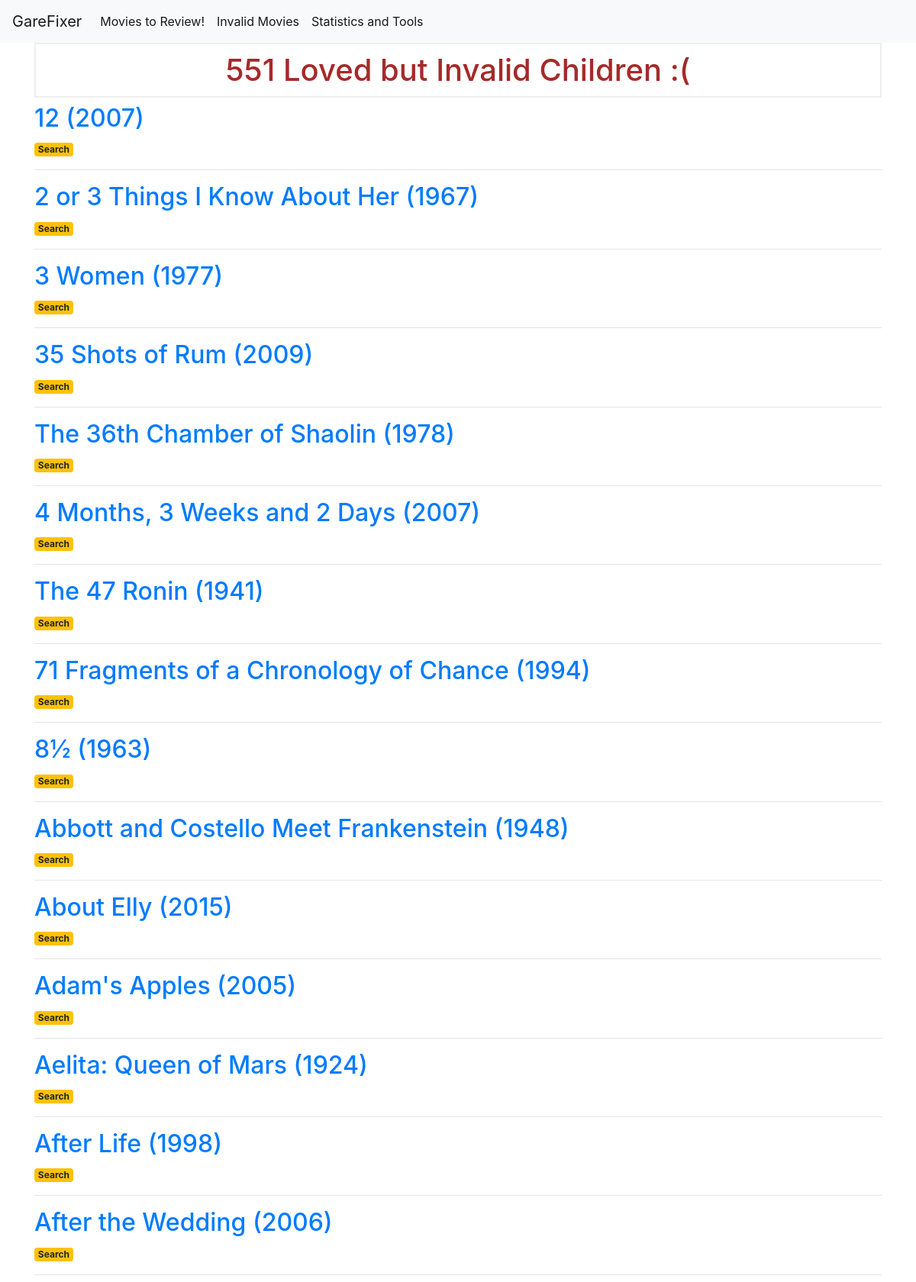
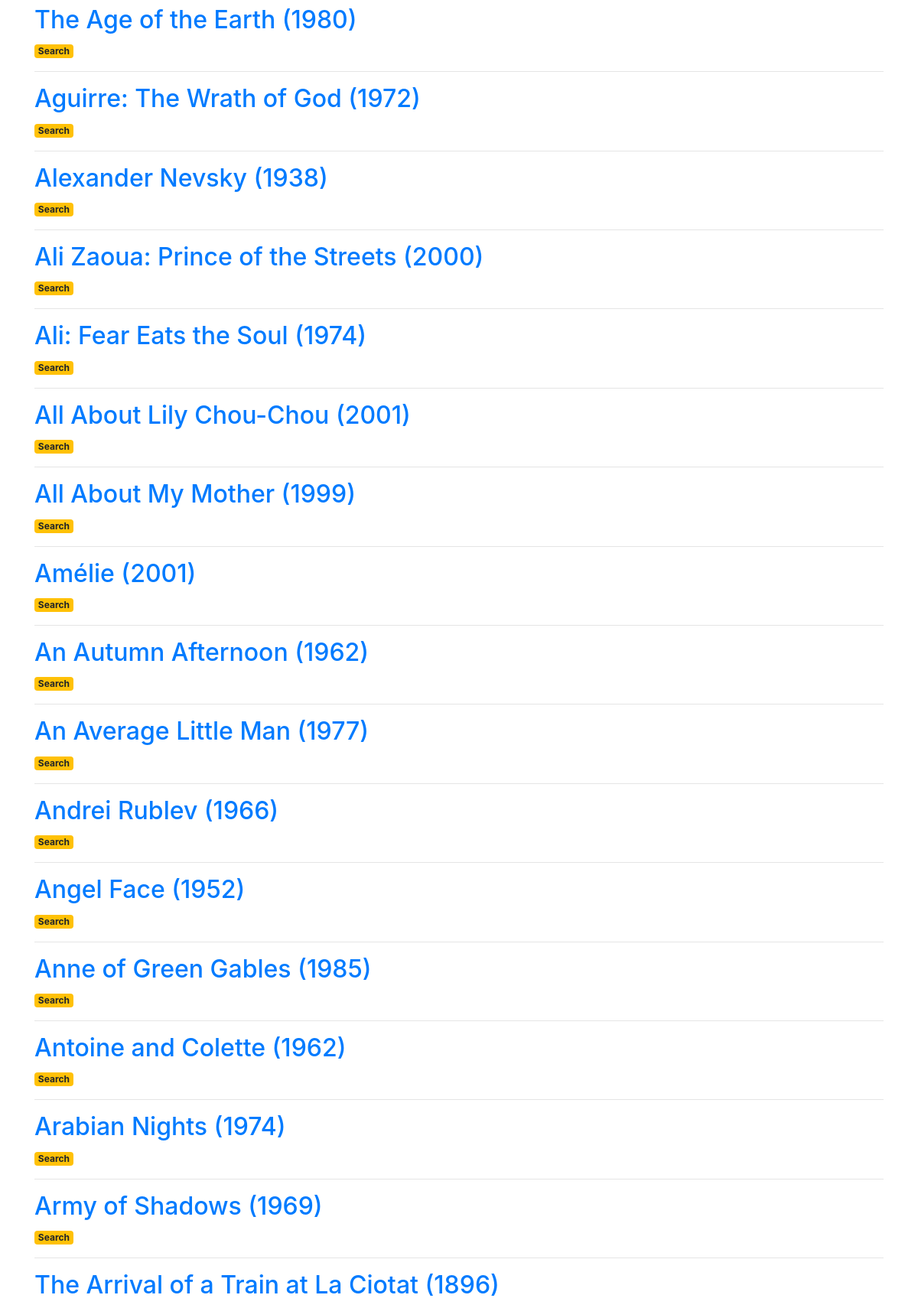
The app's page /invalid (upper part) with its own data (2 pictures, top to bottom).
### tables this page shows
CREATE TABLE Movies (
            id INTEGER PRIMARY KEY,
            title TEXT NOT NULL,
            year INTEGER,
            imdb_id TEXT,
            tmdb_id TEXT,
            UNIQUE(title, year)
        );

### movieapp.py (the view)
@app.route('/invalid')
def invalid():
    return render_template('invalid.html', invalid_movies=get_invalid_movies())

### BackendCaller.py (called while the page is built)
def safe(func):
    def db_call(*args, **kwargs):
        db = mdb.MoviesDB()
        thing = func(db, *args, **kwargs)
        db.close()
        if thing is None:
            raise Exception("DB function returned None")
        return thing
    return db_call

def make_query(sql_string):
    def query_wrapper(db, *args):
        return db.query(sql_string, *args)
    return query_wrapper

### MoviesDB.py (called while the page is built)
    def __del__(self):
        if self.conn is not None:
            self.conn.close()

    def close(self):
        if self.conn is not None:
            self.conn.close()
            self.conn = None

    def query(self, sql_string, *args):
        if self.conn is None:
            return
        self.conn.row_factory = sqlite3.Row
        cur = self.conn.cursor()
        cur.execute(sql_string, args)
        return cur.fetchall()

### templates/invalid.html
{% extends 'base.html' %}
{% block content %}
    <h1>{% block title %} {{invalid_movies|length()}}  Loved but Invalid Children :(  {% endblock %}</h1>
    {% for movie in invalid_movies %}
        <a href="{{ url_for('movie', movie_id=movie['id']) }}">
            <h2>{{ movie.title }} ({{ movie.year }}) </h2>
        </a>
        <a href="{{ url_for('search', movie_id=movie['id']) }}">
            <span class="badge badge-warning">Search</span>
        </a>
        <hr>
        {% endfor %}
{% endblock %}

### static/css/style.css (style rules this page uses)
h1 { border: 2px #eee solid; color: brown; text-align: center; padding: 10px; }

### records on screen
Movies: title "12", year "2007"
Movies: title "2 or 3 Things I Know About Her", year "1967"
Movies: title "3 Women", year "1977"
Movies: title "35 Shots of Rum", year "2009"
Movies: title "The 36th Chamber of Shaolin", year "1978"
Movies: title "4 Months, 3 Weeks and 2 Days", year "2007"
Movies: title "The 47 Ronin", year "1941"
Movies: title "71 Fragments of a Chronology of Chance", year "1994"
Movies: title "8½", year "1963"
Movies: title "Abbott and Costello Meet Frankenstein", year "1948"
Movies: title "About Elly", year "2015"
Movies: title "Adam's Apples", year "2005"
Movies: title "Aelita: Queen of Mars", year "1924"
Movies: title "After Life", year "1998"
Movies: title "After the Wedding", year "2006"
Movies: title "The Age of the Earth", year "1980"
Movies: title "Aguirre: The Wrath of God", year "1972"
Movies: title "Alexander Nevsky", year "1938"
Movies: title "Ali Zaoua: Prince of the Streets", year "2000"
Movies: title "Ali: Fear Eats the Soul", year "1974"
Movies: title "All About Lily Chou-Chou", year "2001"
Movies: title "All About My Mother", year "1999"
Movies: title "Amélie", year "2001"
Movies: title "An Autumn Afternoon", year "1962"
Movies: title "An Average Little Man", year "1977"
Movies: title "Andrei Rublev", year "1966"
Movies: title "Angel Face", year "1952"
Movies: title "Anne of Green Gables", year "1985"
Movies: title "Antoine and Colette", year "1962"
Movies: title "Arabian Nights", year "1974"
Movies: title "Army of Shadows", year "1969"
Movies: title "The Arrival of a Train at La Ciotat", year "1896"

### other values on screen
{{ invalid_movies|length() }} "551"
